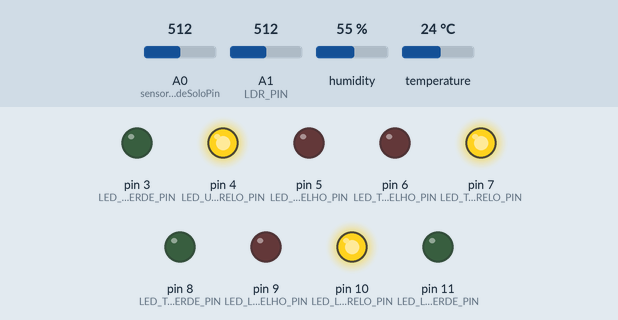
Simulated run of this sketch. Board: Arduino Uno, built with avr-gcc and run on an emulated ATmega328P. On the bench: output pins drawn as LEDs (lit = HIGH). The inputs (shaded band) are chosen by the test bench; at power-on: temperature 24 °C, A1 (LDR_PIN) = 512, A0 (sensorUmidadeSoloPin) = 512, humidity 55 %. What the sketch prints to the serial monitor is not drawn.

Above: at 2.9 s.
3.0 s: temperature set to 21 °C
5.8 s: temperature set to 18 °C
At 7.2 s:
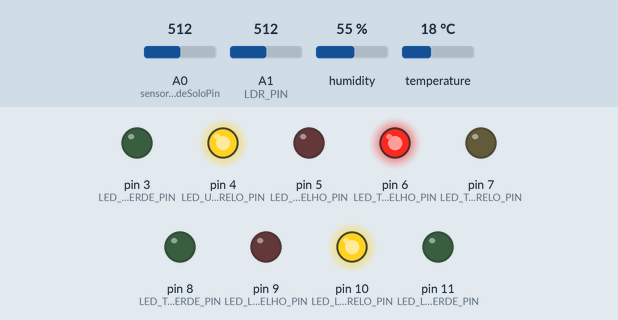
8.6 s: A1 (LDR_PIN) set to 551
14.8 s: A1 (LDR_PIN) set to 575
At 17.5 s:
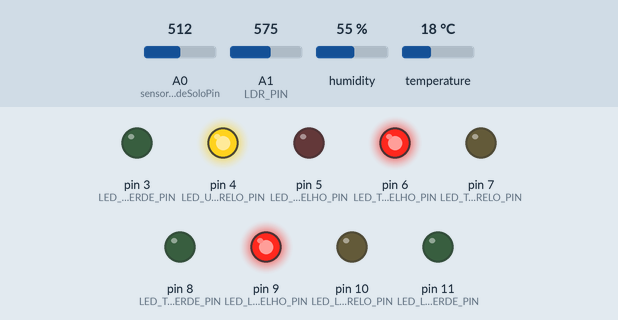
18.4 s: A0 (sensorUmidadeSoloPin) set to 601
21.2 s: A0 (sensorUmidadeSoloPin) set to 631
At 23.8 s:
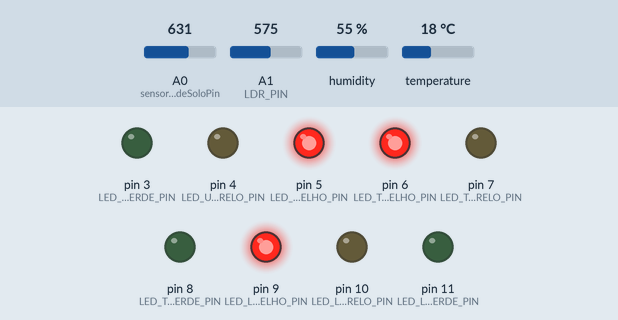
Timing chart, 0 to 25.3 s (numbered marks = the images above; inputs shaded):
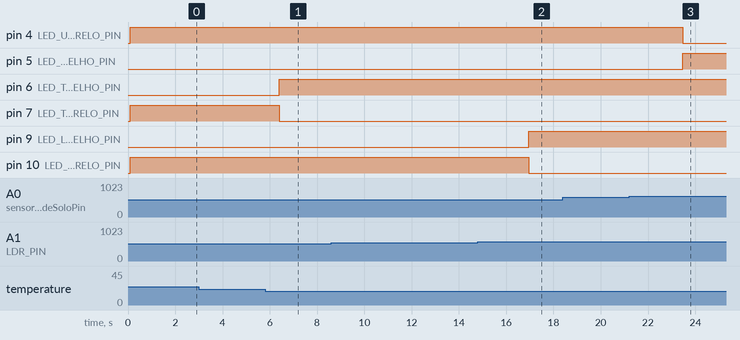

The sketch:

Planta_inteligente.ino
```cpp
#include <DHT.h>

int sensorUmidadeSoloPin = A0;
int sensorUmidadeSoloValue = 0; // Variável para armazenar a leitura do sensor
int umidadePercent = 0; // Variável para armazenar a umidade do solo em porcentagem
int ldrValue = 0; // Variável para armazenar a leitura do LDR
int luminosidadePercent = 0; // Variável para armazenar a luminosidade em porcentagem

// ENTRADAS ANALÓGICAS
#define LDR_PIN A1      // Pino onde o LDR está conectado
#define DHTPIN 2        // Pino onde o DHT11 está conectado
#define DHTTYPE DHT11   // Tipo do sensor DHT11

// ENTRADAS DIGITAIS
#define LED_UMIDADE_VERDE_PIN 3
#define LED_UMIDADE_AMARELO_PIN 4
#define LED_UMIDADE_VERMELHO_PIN 5
#define LED_TEMP_VERMELHO_PIN 6
#define LED_TEMP_AMARELO_PIN 7
#define LED_TEMP_VERDE_PIN 8
#define LED_LUMINOSIDADE_VERMELHO_PIN 9
#define LED_LUMINOSIDADE_AMARELO_PIN 10
#define LED_LUMINOSIDADE_VERDE_PIN 11

DHT dht(DHTPIN, DHTTYPE);

void setup() {
  Serial.begin(9600);
  dht.begin();

  pinMode(LED_UMIDADE_VERDE_PIN, OUTPUT);
  pinMode(LED_UMIDADE_AMARELO_PIN, OUTPUT);
  pinMode(LED_UMIDADE_VERMELHO_PIN, OUTPUT);
  pinMode(LED_TEMP_VERMELHO_PIN, OUTPUT);
  pinMode(LED_TEMP_AMARELO_PIN, OUTPUT);
  pinMode(LED_TEMP_VERDE_PIN, OUTPUT);
  pinMode(LED_LUMINOSIDADE_VERMELHO_PIN, OUTPUT);
  pinMode(LED_LUMINOSIDADE_AMARELO_PIN, OUTPUT);
  pinMode(LED_LUMINOSIDADE_VERDE_PIN, OUTPUT);
}

void loop() {
  // Leitura do sensor de umidade do solo
  sensorUmidadeSoloValue = analogRead(sensorUmidadeSoloPin);
  umidadePercent = map(sensorUmidadeSoloValue, 1023, 0, 0, 100);

  // Leitura do LDR
  ldrValue = analogRead(LDR_PIN);
  luminosidadePercent = map(ldrValue, 800, 0, 0, 100);

  // Leitura do sensor DHT11
  float temperatura = dht.readTemperature();

  Serial.print("Oi, humano! Tudo bem com você? ");

  bool mensagemAdicional = false;
  bool condicoesFavoraveis = true;

  if (temperatura > 35) {
    Serial.print("Comigo está PÉSSIMO!!!! QUE CALOOOOOOOOOR. ");
    mensagemAdicional = true;
    condicoesFavoraveis = false;
  }

  if (temperatura < 20) {
    Serial.print("Estou congelando! Muito frio por aqui! ");
    mensagemAdicional = true;
    condicoesFavoraveis = false;
  }

  if (umidadePercent < 30) {
    if (mensagemAdicional) {
      Serial.print("E além disso, ");
    }
    Serial.print("Eu estou com sede. ");
    mensagemAdicional = true;
    condicoesFavoraveis = false;
  }

  if (luminosidadePercent > 80) {
    if (mensagemAdicional) {
      Serial.print("Ainda por cima está muito claro, me leve para a sombra. ");
    } else {
      Serial.print("Está muito claro, me leve para a sombra. ");
    }
    mensagemAdicional = true;
    condicoesFavoraveis = false;
  } else if (luminosidadePercent < 30) {
    if (mensagemAdicional) {
      Serial.print("E além disso, está muito escuro, me leve para tomar um solzinho. ");
    } else {
      Serial.print("Está muito escuro, me leve para tomar um solzinho. ");
    }
    mensagemAdicional = true;
    condicoesFavoraveis = false;
  }

  if (condicoesFavoraveis) {
    Serial.print("Tá tudo bem comigo, nem estou com sede. ");
  }

  Serial.print("Umidade do solo: ");
  Serial.print(umidadePercent);
  Serial.print("%. ");

  Serial.print("Temperatura: ");
  Serial.print(temperatura);
  Serial.print("°C. ");

  Serial.print("Luminosidade: ");
  Serial.print(luminosidadePercent);
  Serial.print("%. ");
  Serial.println();

  // Controle dos LEDs baseado na luminosidade
  if (luminosidadePercent > 80 || luminosidadePercent < 30) {
    digitalWrite(LED_LUMINOSIDADE_VERMELHO_PIN, HIGH); // Acende o LED para luminosidade extrema
    digitalWrite(LED_LUMINOSIDADE_AMARELO_PIN, LOW);  // Apaga o LED para luminosidade média
    digitalWrite(LED_LUMINOSIDADE_VERDE_PIN, LOW);  // Apaga o LED para luminosidade ok
  } else if (luminosidadePercent > 70 || luminosidadePercent < 40) {
    digitalWrite(LED_LUMINOSIDADE_VERMELHO_PIN, LOW);  // Apaga o LED para luminosidade extrema
    digitalWrite(LED_LUMINOSIDADE_AMARELO_PIN, HIGH); // Acende o LED para luminosidade média
    digitalWrite(LED_LUMINOSIDADE_VERDE_PIN, LOW);  // Apaga o LED para luminosidade ok
  } else {
    digitalWrite(LED_LUMINOSIDADE_VERMELHO_PIN, LOW);  // Apaga o LED para luminosidade extrema
    digitalWrite(LED_LUMINOSIDADE_AMARELO_PIN, LOW);  // Apaga o LED para luminosidade média
    digitalWrite(LED_LUMINOSIDADE_VERDE_PIN, HIGH); // Acende o LED para luminosidade ok
  }

  // Controle dos LEDs baseado na umidade do solo
  if (umidadePercent > 60) {
    digitalWrite(LED_UMIDADE_VERDE_PIN, HIGH);  // Acende o LED umidade excelente
    digitalWrite(LED_UMIDADE_AMARELO_PIN, LOW); // Apaga o LED umidade ok
    digitalWrite(LED_UMIDADE_VERMELHO_PIN, LOW); // Apaga o LED umidade ruim
  } else if (umidadePercent > 39) {
    digitalWrite(LED_UMIDADE_VERDE_PIN, LOW);   // Apaga o LED umidade excelente
    digitalWrite(LED_UMIDADE_AMARELO_PIN, HIGH); // Acende o LED umidade ok
    digitalWrite(LED_UMIDADE_VERMELHO_PIN, LOW); // Apaga o LED umidade ruim
  } else {
    digitalWrite(LED_UMIDADE_VERDE_PIN, LOW);   // Apaga o LED umidade excelente
    digitalWrite(LED_UMIDADE_AMARELO_PIN, LOW); // Apaga o LED umidade ok
    digitalWrite(LED_UMIDADE_VERMELHO_PIN, HIGH); // Acende o LED umidade ruim
  }

  // Controle dos LEDs baseado na temperatura
  if (temperatura > 35 || temperatura < 20) {
    digitalWrite(LED_TEMP_VERMELHO_PIN, HIGH);  // Acende o LED para temperatura extrema
    digitalWrite(LED_TEMP_AMARELO_PIN, LOW);   // Apaga o LED para faixa de temperatura média
    digitalWrite(LED_TEMP_VERDE_PIN, LOW);   // Apaga o LED para faixa de temperatura normal
  } else if ((temperatura >= 32 && temperatura <= 35) || (temperatura >= 20 && temperatura <= 27)) {
    digitalWrite(LED_TEMP_VERMELHO_PIN, LOW);   // Apaga o LED para temperatura extrema
    digitalWrite(LED_TEMP_AMARELO_PIN, HIGH);  // Acende o LED para faixa de temperatura média
    digitalWrite(LED_TEMP_VERDE_PIN, LOW);   // Apaga o LED para faixa de temperatura normal
  } else if (temperatura >= 27 && temperatura <= 32) {
    digitalWrite(LED_TEMP_VERMELHO_PIN, LOW);   // Apaga o LED para temperatura extrema
    digitalWrite(LED_TEMP_AMARELO_PIN, LOW);   // Apaga o LED para faixa de temperatura média
    digitalWrite(LED_TEMP_VERDE_PIN, HIGH);  // Acende o LED para faixa de temperatura normal
  }

  delay(2000);  // Aguarda 20 segundos antes de ler novamente
}
```

Measured:
- the behaviour switches between 20 and 19 °C on temperature (found by bisection; images 0 and 1)
- the behaviour switches between 560 and 561 on A1 (LDR_PIN) (found by bisection; images 1 and 2)
- the behaviour switches between 613 and 614 on A0 (sensorUmidadeSoloPin) (found by bisection; images 2 and 3)
- after the input at 3.0 s, every drawn part: stays the same
- after the input at 5.8 s, pin 6 (LED_TEMP_VERMELHO_PIN): LOW → HIGH after 0.60 s; pin 7 (LED_TEMP_AMARELO_PIN): HIGH → LOW after 0.60 s
- after the input at 8.6 s, every drawn part: stays the same
- after the input at 14.8 s, pin 9 (LED_LUMINOSIDADE_VERMELHO_PIN): LOW → HIGH after 2.2 s; pin 10 (LED_LUMINOSIDADE_AMARELO_PIN): HIGH → LOW after 2.2 s
- after the input at 18.4 s, every drawn part: stays the same
- after the input at 21.2 s, pin 4 (LED_UMIDADE_AMARELO_PIN): HIGH → LOW after 2.3 s; pin 5 (LED_UMIDADE_VERMELHO_PIN): LOW → HIGH after 2.3 s
